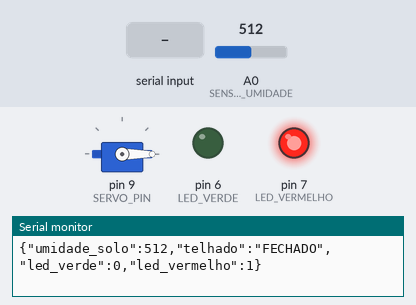
Bench run of a sketch on a simulated Arduino Uno, built with avr-gcc and run on an emulated ATmega328P. Parts: servo, output pins drawn as LEDs (lit = HIGH), the last lines printed to the serial monitor. The test bench sets the inputs (shaded band); at power-on: A0 (SENSOR_UMIDADE) = 512.

Above: at 1.2 s.
1.3 s: A0 (SENSOR_UMIDADE) set to 487
At 3.2 s:
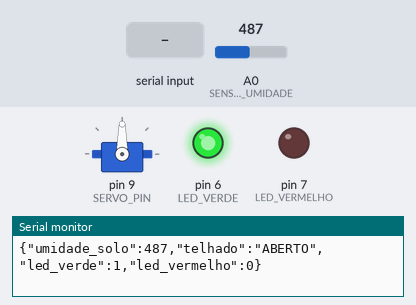
3.5 s: "FECHAR\n" received over Serial
At 4.3 s:
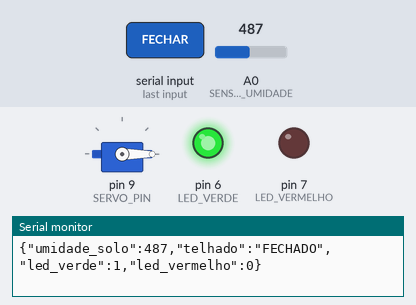
5.5 s: "ABRIR\n" received over Serial
At 6.5 s:
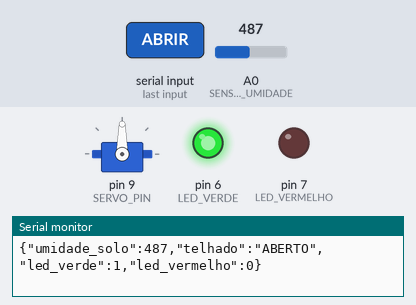
7.5 s: A0 (SENSOR_UMIDADE) set to 510
At 8.5 s:
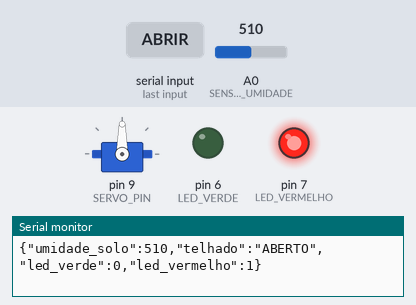
9.5 s: A0 (SENSOR_UMIDADE) set to 490
At 10.6 s:
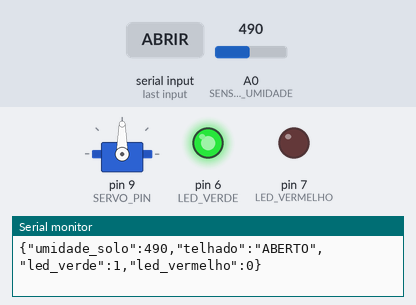
Timing chart, 0 to 12.5 s (numbered marks = the images above; inputs shaded):
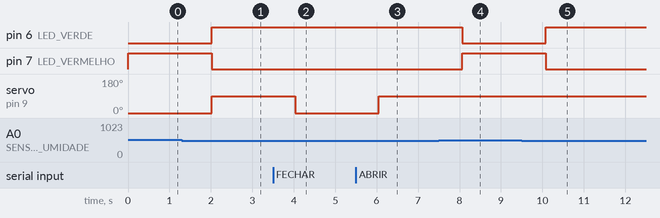

Measured:
- the behaviour switches between 500 and 499 on A0 (SENSOR_UMIDADE) (found by bisection; images 0 and 1)
- after the input at 1.3 s, pin 6 (LED_VERDE): LOW → HIGH after 0.72 s; pin 7 (LED_VERMELHO): HIGH → LOW after 0.72 s; servo on pin 9 (SERVO_PIN): 0° → 90° after 0.72 s
- after the input at 3.5 s, servo on pin 9 (SERVO_PIN): 90° → 0° after 0.53 s
- after the input at 5.5 s, servo on pin 9 (SERVO_PIN): 0° → 90° after 0.55 s
- after the input at 7.5 s, pin 6 (LED_VERDE): HIGH → LOW after 0.57 s; pin 7 (LED_VERMELHO): LOW → HIGH after 0.57 s
- after the input at 9.5 s, pin 6 (LED_VERDE): LOW → HIGH after 0.58 s; pin 7 (LED_VERMELHO): HIGH → LOW after 0.58 s

The sketch:

eco_estufa.ino
```cpp
#include <Servo.h>

Servo cobertura;

const int SENSOR_UMIDADE = A0;
const int SERVO_PIN = 9;
const int LED_VERDE = 6;
const int LED_VERMELHO = 7;

const int LIMITE_UMIDADE = 500;

String estadoTelhado = "ABERTO";
bool modoAutomatico = true;

void setup() {
  Serial.begin(9600);
  Serial.setTimeout(50);

  cobertura.attach(SERVO_PIN);

  pinMode(LED_VERDE, OUTPUT);
  pinMode(LED_VERMELHO, OUTPUT);

  cobertura.write(90);
}

void loop() {
  // Recebe comandos do dashboard
  if (Serial.available() > 0) {
    String comando = Serial.readStringUntil('\n');
    comando.trim();

    if (comando == "ABRIR") {
      modoAutomatico = false;
      cobertura.write(90);
      estadoTelhado = "ABERTO";
    }
    else if (comando == "FECHAR") {
      modoAutomatico = false;
      cobertura.write(0);
      estadoTelhado = "FECHADO";
    }
    else if (comando == "AUTO") {
      modoAutomatico = true;
    }
  }

  int umidade = analogRead(SENSOR_UMIDADE);
  bool soloAdequado = umidade < LIMITE_UMIDADE;

  digitalWrite(LED_VERDE, soloAdequado ? HIGH : LOW);
  digitalWrite(LED_VERMELHO, soloAdequado ? LOW : HIGH);

  // Controle automático
  if (modoAutomatico) {
    if (umidade >= LIMITE_UMIDADE) {
      cobertura.write(0);
      estadoTelhado = "FECHADO";
    } else {
      cobertura.write(90);
      estadoTelhado = "ABERTO";
    }
  }

  // Envia dados para o Raspberry Pi
  Serial.print("{\"umidade_solo\":");
  Serial.print(umidade);
  Serial.print(",\"telhado\":\"");
  Serial.print(estadoTelhado);
  Serial.print("\",\"led_verde\":");
  Serial.print(soloAdequado ? 1 : 0);
  Serial.print(",\"led_vermelho\":");
  Serial.print(soloAdequado ? 0 : 1);
  Serial.println("}");

  delay(1000);
}
```
